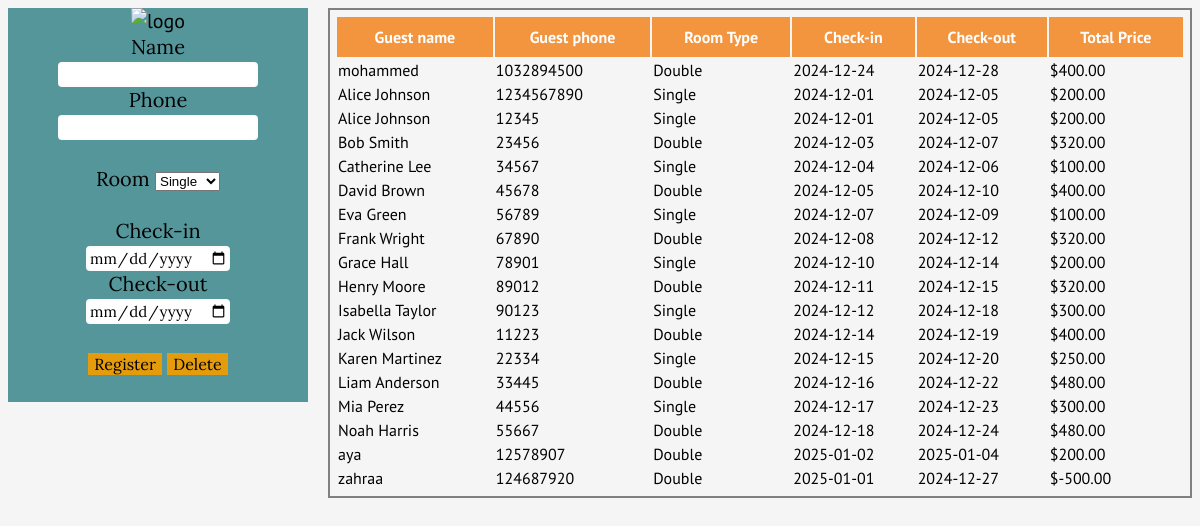
The app's page /user/index.php with its own data.
### tables this page shows
CREATE TABLE `guests` (
  `guest_id` int(11) NOT NULL,
  `guest_name` varchar(50) NOT NULL,
  `guest_phone` int(11) NOT NULL,
  `checkin` date NOT NULL,
  `checkout` date NOT NULL,
  `guest_room_type` varchar(30) NOT NULL,
  `total_price` decimal(10,2) DEFAULT NULL
);

### user/index.php (the view, shortened to what this page needs)
<!DOCTYPE html>
<html lang="en">
<head>
    <link rel="stylesheet" href="style.css">
</head>
 <?php
 $hostname = 'localhost';
 $username = 'root';
 $pass = '';
 $db = "hotelsystem";
 $conn = mysqli_connect($hostname, $username, $pass, $db);
 ?>
<body>
<aside>
    <div id="mother">
        <img src="https://cdn-icons-png.flaticon.com/512/235/235889.png" alt="logo"
         width="150px">
        <form method="POST">
                <div id="div">
                    <label>Name</label><br>
                    <input type="text" name="name" id="name"><br>
                    <label>Phone</label><br>
                    <input type="text" name="number" id='number'><br><br>
                    <label>Room</label>
                    <select id="room" name="room">
                        <option value="Single">Single</option>
                    </select><br><br>
                    <label>Check-in</label><br>
                    <input type="date" name="checkin" id="checkin"><br>
                    <label>Check-out</label><br>
                    <input type="date" name="checkout" id="checkout">
                    <br><br>
                    <button name="addguest" id="btn">Register</button>
                    <button name="deleteguest" id="btn">Delete</button><br><br>
                </div>
        </form>
    </div>
</aside>
<main>
<table id="tbl">
        <thead>
        <tr>
                <th>Guest name</th>
                <th>Guest phone</th>
                <th>Room Type</th>
                <th>Check-in</th>
                <th>Check-out</th>
                <th>Total Price</th>
        </tr>
        </thead>
<?php
$res = mysqli_query($conn, "SELECT * FROM guests");
while($row = mysqli_fetch_array($res))
    {
        echo "<tr>
    <td>" . $row["guest_name"] . "</td>
    <td>" . $row["guest_phone"] . "</td>
    <td>" . $row["guest_room_type"] . "</td>
    <td>" . $row["checkin"] . "</td>
    <td>" . $row["checkout"] . "</td>
    <td>$" . $row["total_price"] . "</td>
            </tr>";
    }
?>
 </table>
 </main
</body>
</html>

### user/style.css (style rules this page uses)
body { background-color: whitesmoke; font-family: "PT Sans", serif; height: 1000px; }
input { border: 2px solid rgb(253, 252, 252); font-size: 15px; border-radius: 4px; font-family: "Lora", serif; }
label { font-family: "Lora", serif; }
aside { float: left; text-align: center; background-color: #55969a; width: 300px; height: max-content; }
#mother { font-size: 20px; max-width: 100%; margin-left: auto; margin-right: auto; gap: 4px; }
main { float: right; border: 2px solid gray; padding: 5px; }
#tbl { width: 850px; display: rgb(138, 215, 219); }
#tbl th { background-color: rgb(242, 149, 62); color: rgb(255, 255, 255); padding: 10px; }
#btn { background-color: #e49c0d; border: none; color: black; padding: 20px 20; text-align: center; text-decoration: none; display: inline-block; font-size: medium; font-family: "Lora", serif; }

### records on screen
guests: guest_name "mohammed", guest_phone "1032894500", guest_room_type "Double", checkin "2024-12-24", checkout "2024-12-28", total_price "400.00"
guests: guest_name "Alice Johnson", guest_phone "1234567890", guest_room_type "Single", checkin "2024-12-01", checkout "2024-12-05", total_price "200.00"
guests: guest_name "Alice Johnson", guest_phone "12345", guest_room_type "Single", checkin "2024-12-01", checkout "2024-12-05", total_price "200.00"
guests: guest_name "Bob Smith", guest_phone "23456", guest_room_type "Double", checkin "2024-12-03", checkout "2024-12-07", total_price "320.00"
guests: guest_name "Catherine Lee", guest_phone "34567", guest_room_type "Single", checkin "2024-12-04", checkout "2024-12-06", total_price "100.00"
guests: guest_name "David Brown", guest_phone "45678", guest_room_type "Double", checkin "2024-12-05", checkout "2024-12-10", total_price "400.00"
guests: guest_name "Eva Green", guest_phone "56789", guest_room_type "Single", checkin "2024-12-07", checkout "2024-12-09", total_price "100.00"
guests: guest_name "Frank Wright", guest_phone "67890", guest_room_type "Double", checkin "2024-12-08", checkout "2024-12-12", total_price "320.00"
guests: guest_name "Grace Hall", guest_phone "78901", guest_room_type "Single", checkin "2024-12-10", checkout "2024-12-14", total_price "200.00"
guests: guest_name "Henry Moore", guest_phone "89012", guest_room_type "Double", checkin "2024-12-11", checkout "2024-12-15", total_price "320.00"
guests: guest_name "Isabella Taylor", guest_phone "90123", guest_room_type "Single", checkin "2024-12-12", checkout "2024-12-18", total_price "300.00"
guests: guest_name "Jack Wilson", guest_phone "11223", guest_room_type "Double", checkin "2024-12-14", checkout "2024-12-19", total_price "400.00"
guests: guest_name "Karen Martinez", guest_phone "22334", guest_room_type "Single", checkin "2024-12-15", checkout "2024-12-20", total_price "250.00"
guests: guest_name "Liam Anderson", guest_phone "33445", guest_room_type "Double", checkin "2024-12-16", checkout "2024-12-22", total_price "480.00"
guests: guest_name "Mia Perez", guest_phone "44556", guest_room_type "Single", checkin "2024-12-17", checkout "2024-12-23", total_price "300.00"
guests: guest_name "Noah Harris", guest_phone "55667", guest_room_type "Double", checkin "2024-12-18", checkout "2024-12-24", total_price "480.00"
guests: guest_name "aya", guest_phone "12578907", guest_room_type "Double", checkin "2025-01-02", checkout "2025-01-04", total_price "200.00"
guests: guest_name "zahraa", guest_phone "124687920", guest_room_type "Double", checkin "2025-01-01", checkout "2024-12-27", total_price "-500.00"
